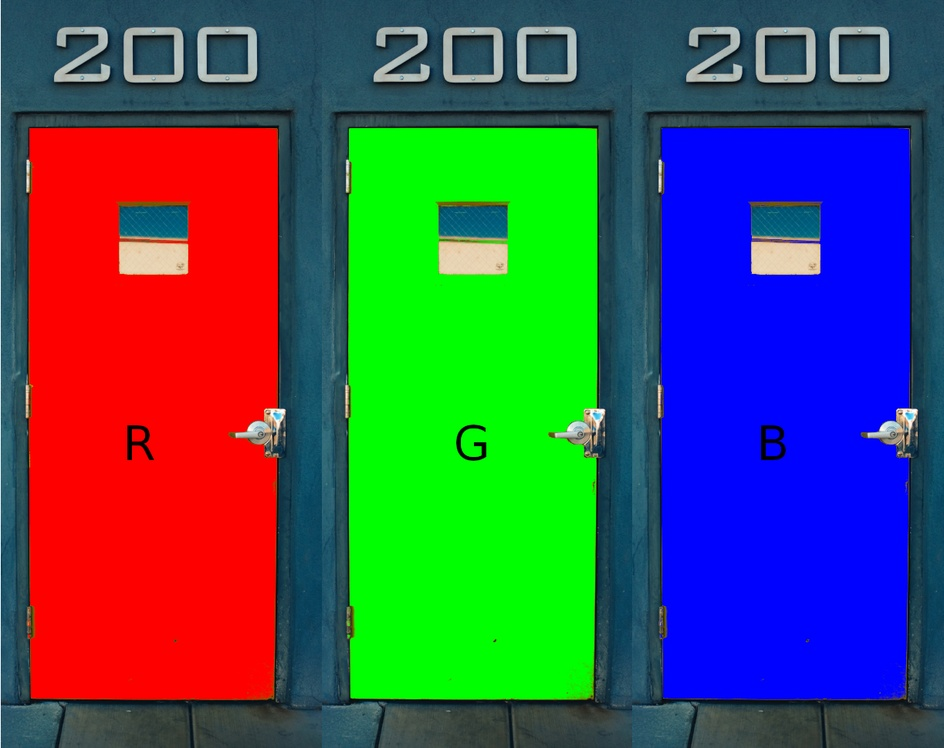
#> input picture data/doors.jpg, 944 x 748 px, shrunk from 1223 x 969 before the run
$ python derivadas.py data/doors.jpg   (older library calls are emulated)
#> lines starting #> are read from the running program, lines starting #| are printed output that depends on the picture
from __future__ import print_function
from __future__ import division
from os.path import exists
import cv2
import numpy as np
import matplotlib.pyplot as plt
# leer argumentos por linea de comandos
import argparse


if __name__ == "__main__":
    parser = argparse.ArgumentParser(
        description='Algunas operaciones sobre imágenes con OpenCV',
        add_help=True,
        formatter_class=argparse.ArgumentDefaultsHelpFormatter)
    parser.add_argument('FILE', help='archivo', type=str)
    args = vars(parser.parse_args())

    imagen = args['FILE']

    if not exists(imagen):
        raise IOError('el archivo \'{}\' no se puede leer'.format(filename))

    # leer la imagen de disco (formato BGR)
    img = cv2.imread(imagen,0)
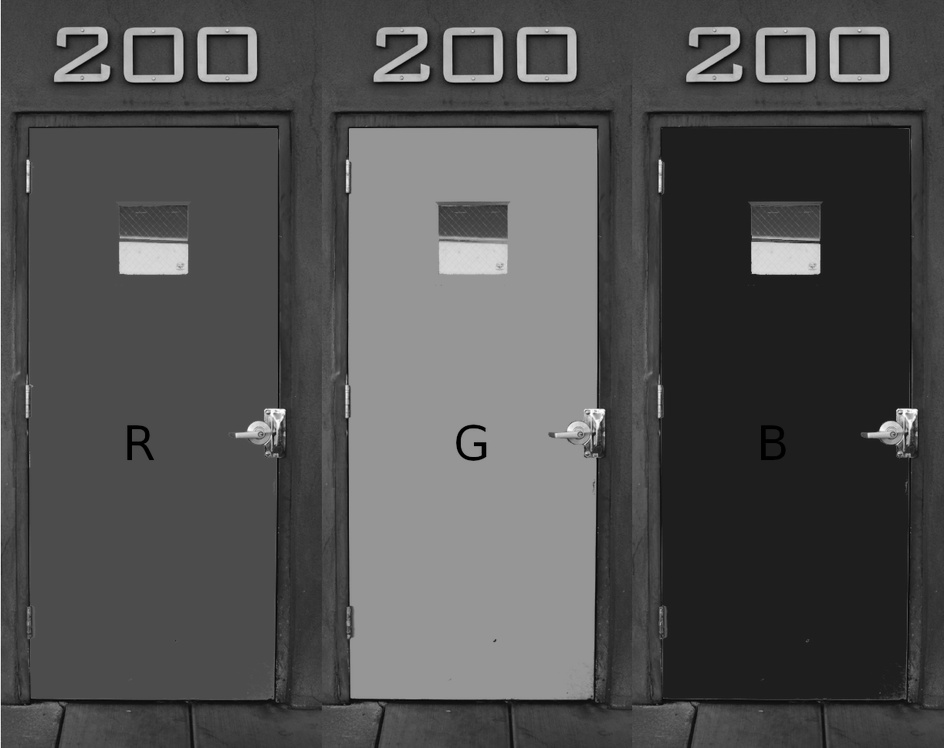
#> img: shape (748, 944); min 0, max 255, mean 80

    laplacian = cv2.Laplacian(img,cv2.CV_64F)
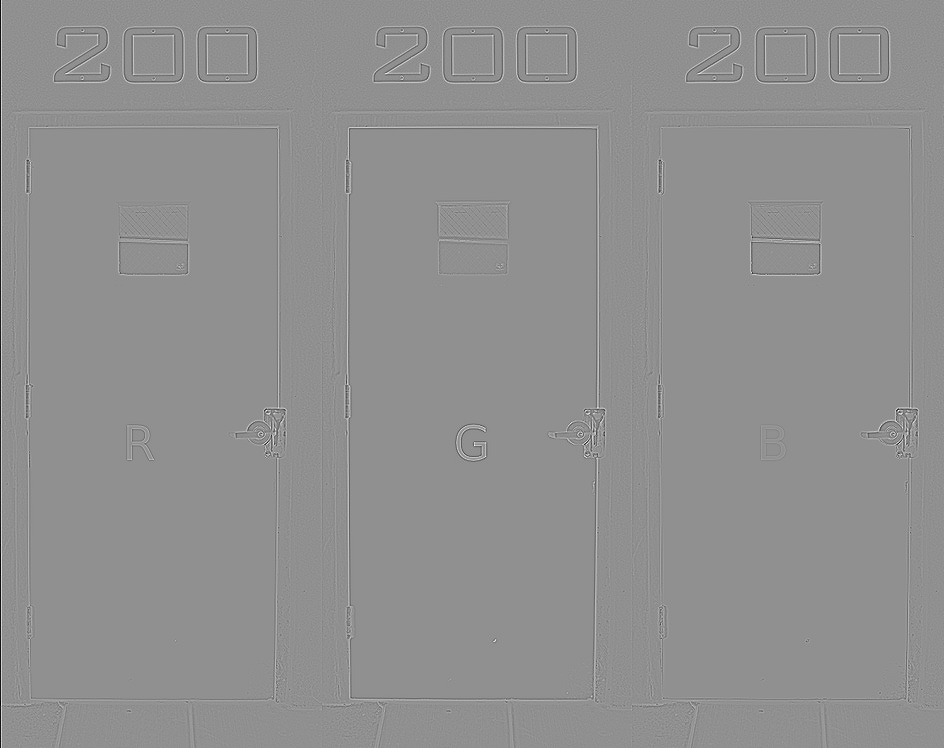
#> laplacian: shape (748, 944) float64; min -358, max 275, mean -0.2; drawn with min black and max white
    sobelx = cv2.Sobel(img,cv2.CV_64F,1,0,ksize=5)
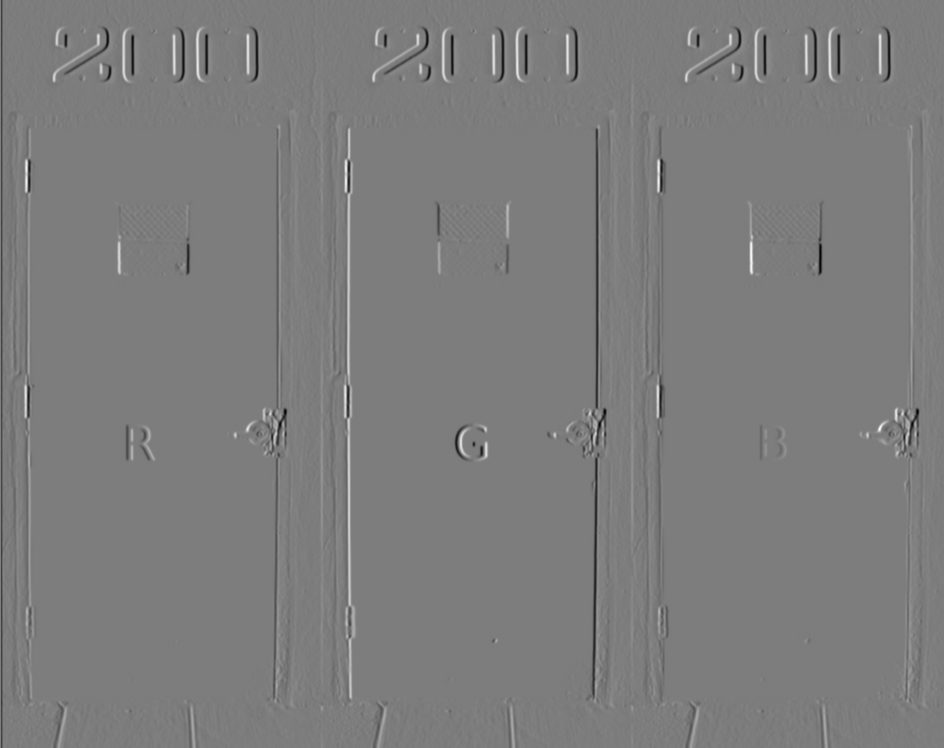
#> sobelx: shape (748, 944) float64; min -9233, max 9595, mean -8; drawn with min black and max white
    sobely = cv2.Sobel(img,cv2.CV_64F,0,1,ksize=5)
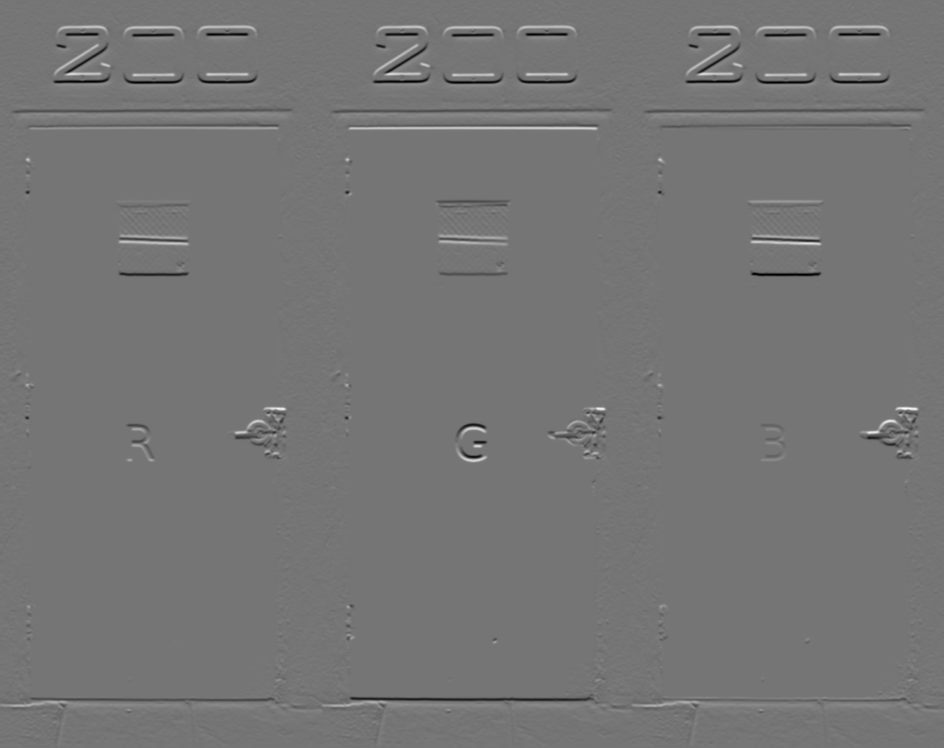
#> sobely: shape (748, 944) float64; min -8752, max 10222, mean 0; drawn with min black and max white

    plt.subplot(2,3,1),plt.imshow(img,cmap = 'gray')
    plt.title('Original'), plt.xticks([]), plt.yticks([])
    plt.subplot(2,3,2),plt.imshow(laplacian,cmap = 'gray')
    plt.title('Laplacian'), plt.xticks([]), plt.yticks([])
    plt.subplot(2,3,3),plt.imshow(sobelx,cmap = 'gray')
    plt.title('Sobel X'), plt.xticks([]), plt.yticks([])
    plt.subplot(2,3,4),plt.imshow(sobely,cmap = 'gray')
    plt.title('Sobel Y'), plt.xticks([]), plt.yticks([])
    plt.subplot(2,3,5),plt.imshow(sobely,cmap = 'gray')
    plt.title(' X + Y '), plt.xticks([]), plt.yticks([])

    plt.show()

$ run again, on data/monjes.jpg
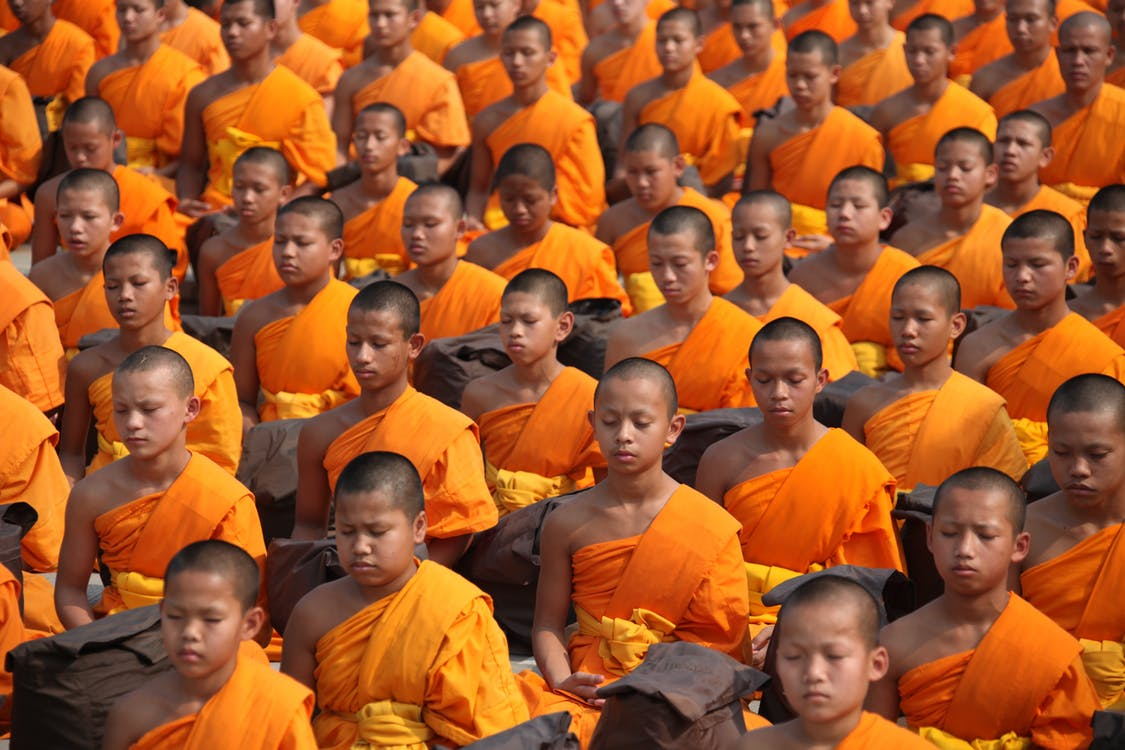
#> input picture data/monjes.jpg, 1125 x 750 px
#> `img = cv2.imread(imagen,0)`:
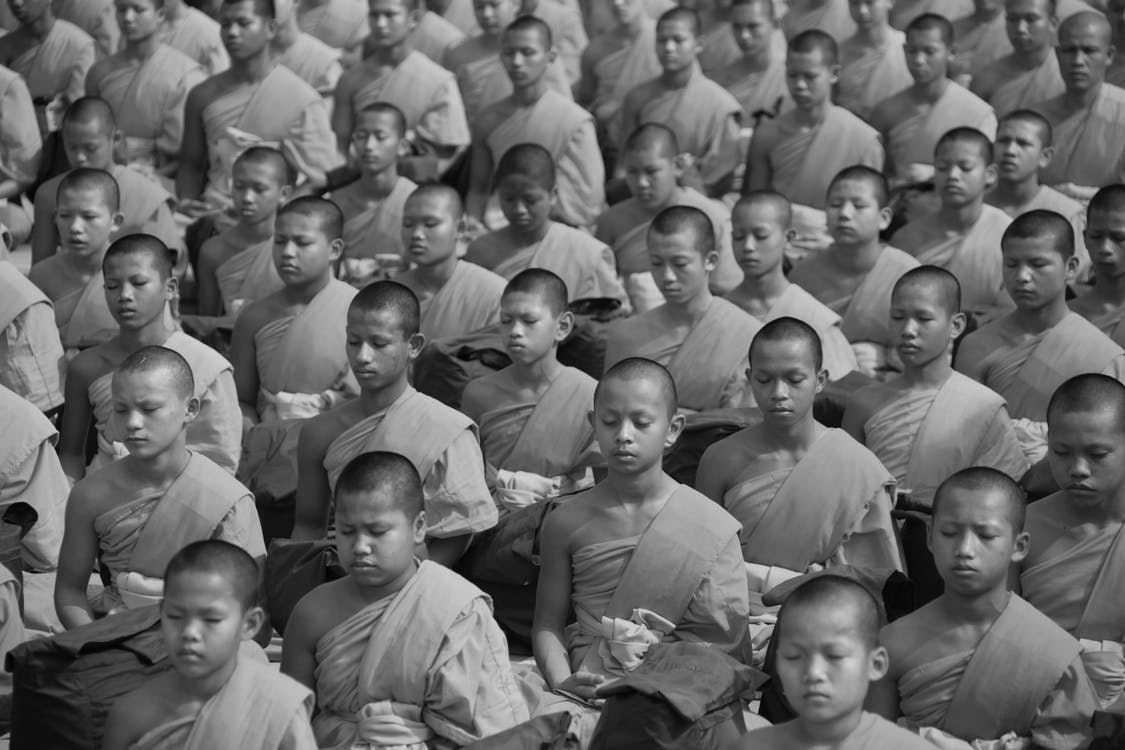
#> img: shape (750, 1125); min 0, max 224, mean 104
#> `sobely = cv2.Sobel(img,cv2.CV_64F,0,1,ksize=5)`:
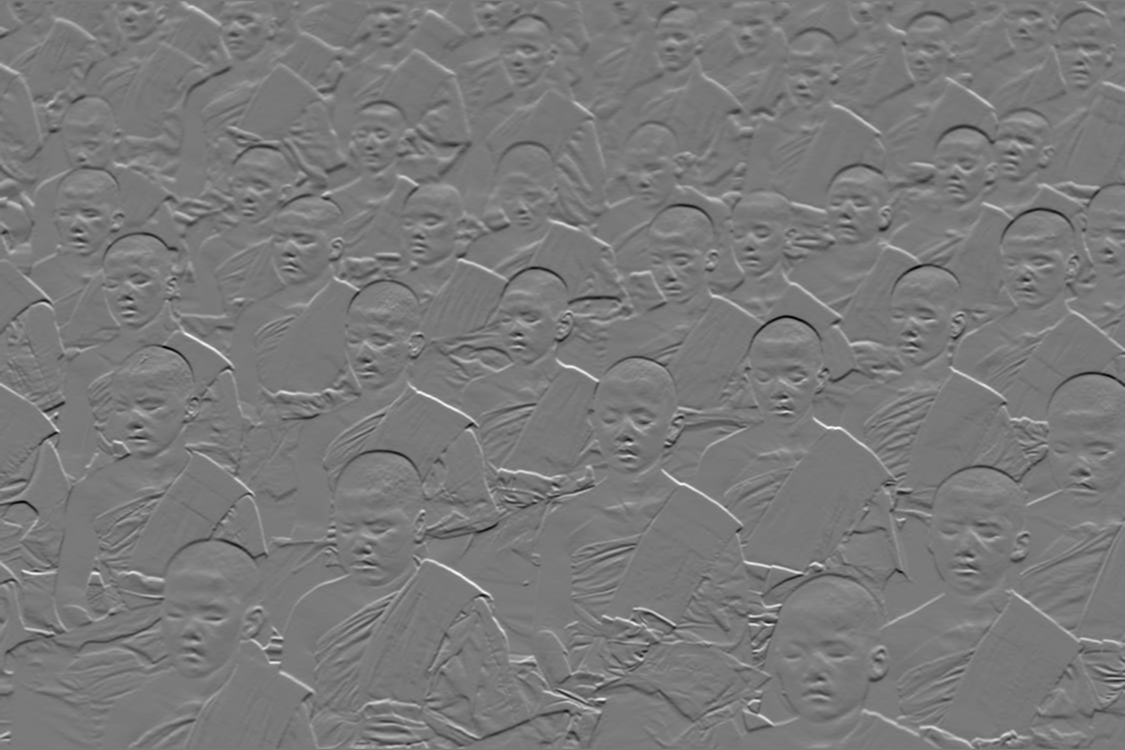
#> sobely: shape (750, 1125) float64; min -7168, max 7797, mean -2.7; drawn with min black and max white
